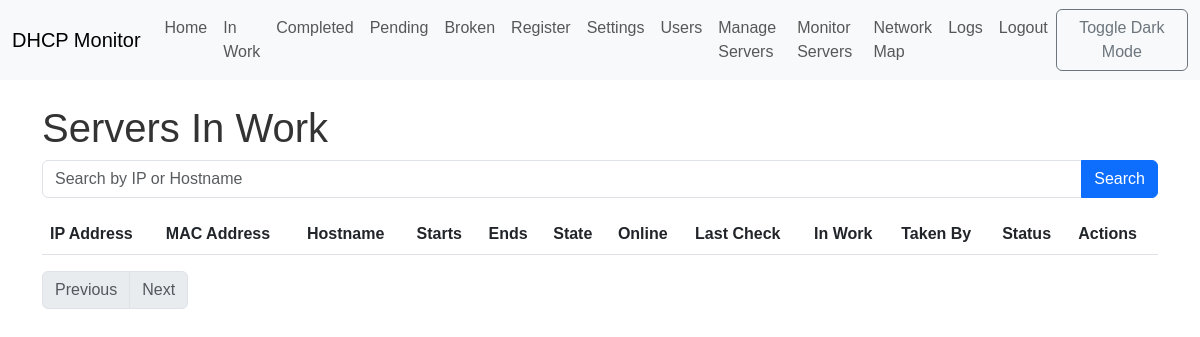
Page /in_work (signed in) on the earlier database version.
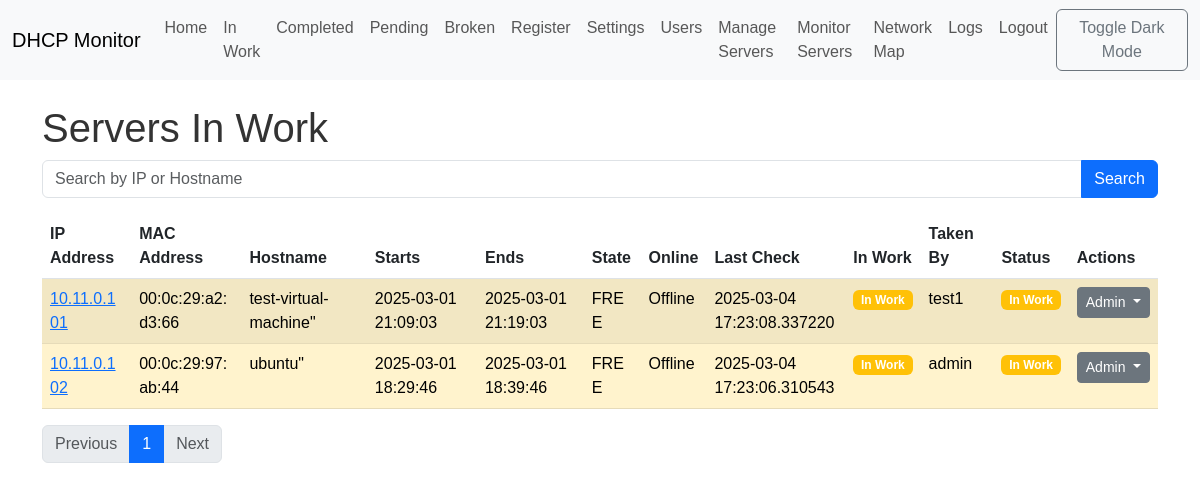
Same page on the later database version.
### app/models.py (models this page shows, shortened)
class Lease(db.Model):
    __tablename__ = 'leases'
    id = db.Column(db.Integer, primary_key=True)
    ip = db.Column(db.String(15), unique=True, index=True, nullable=False)
    mac = db.Column(db.String(17), index=True, nullable=False)
    hostname = db.Column(db.String(255), index=True)
    starts = db.Column(db.DateTime)
    ends = db.Column(db.DateTime)
    binding_state = db.Column(db.String(64), index=True, nullable=False)
    uid = db.Column(db.String(255))
    is_online = db.Column(db.Boolean, default=False)
    last_check = db.Column(db.DateTime)
    in_work = db.Column(db.Boolean, default=False)
    taken_by_id = db.Column(db.Integer, db.ForeignKey('users.id'), index=True)
    status = db.Column(
        db.Enum(LeaseStatus),
        nullable=False,
        server_default=LeaseStatus.ACTIVE
    )
    server_id = db.Column(db.Integer, db.ForeignKey('servers.id'))
    status_history = db.relationship(
        'LeaseStatusHistory',
        backref='lease_obj',
        lazy='dynamic',
        order_by='desc(LeaseStatusHistory.timestamp)',
        overlaps="status_history,lease_obj"  # <-- ДОБАВИТЬ overlaps
    )
    def get_web_interface_url(self):
        return f"http://{self.ip}:8080/admin"

class User(UserMixin, db.Model):
    __tablename__ = 'users'
    id = db.Column(db.Integer, primary_key=True)
    username = db.Column(db.String(64), unique=True, index=True, nullable=False)
    password_hash = db.Column(db.String(128), nullable=False)
    role = db.Column(db.String(64), nullable=False, default='tester')  # 'admin', 'tester'
    first_name = db.Column(db.String(64))
    last_name = db.Column(db.String(64))
    last_seen = db.Column(db.DateTime, default=datetime.utcnow)
    leases = db.relationship('Lease', backref='taken_user', lazy='dynamic', foreign_keys='Lease.taken_by_id')
    groups = db.relationship('Group', secondary=user_groups, lazy='subquery',
                            backref=db.backref('users', lazy=True)) # Связь с группами
    journal_entries = db.relationship('Journal', back_populates='user', lazy='dynamic')

### app/views.py (the view)
@main.route('/in_work')
@login_required
def in_work():
    search_query = request.args.get('q', '')
    page = request.args.get('page', 1, type=int)
    if current_user.role == 'admin':
        leases = get_filtered_leases(status=LeaseStatus.IN_WORK, search_query=search_query, page=page)
    else:
        leases = get_filtered_leases(status=LeaseStatus.IN_WORK, search_query=search_query, user_id=current_user.id,
                                     page=page)
    return render_template('in_work.html', leases=leases, search_query=search_query)

### app/models.py (called while the page is built)
@login_manager.user_loader
def load_user(user_id):
    return User.query.get(int(user_id))

### app/views.py (called while the page is built)
def get_filtered_leases(status=None, search_query='', user_id=None, page=1, per_page=10):
    query = Lease.query
    if status:
        if isinstance(status, list):
            query = query.filter(Lease.status.in_(status))
        else:
            query = query.filter(Lease.status == status)
    if user_id:
        query = query.filter(Lease.taken_by_id == user_id)
    if search_query:
        query = query.filter(
            or_(Lease.ip.contains(search_query), Lease.hostname.contains(search_query))
        )
    return query.order_by(Lease.ip).paginate(page=page, per_page=per_page, error_out=False)

### app/templates/in_work.html
{% extends "base.html" %}
{% block content %}
    <h1>Servers In Work</h1>
    <form action="{{ url_for('main.in_work') }}" method="GET">
        <div class="input-group mb-3">
            <input type="text" class="form-control" placeholder="Search by IP or Hostname" name="q" value="{{ search_query }}">
            <button class="btn btn-primary" type="submit">Search</button>
        </div>
    </form>
    {% include 'leases_table.html' %}
    <nav>
        <ul class="pagination">
            {% if leases.has_prev %}
                <li class="page-item"><a class="page-link" href="{{ url_for('main.in_work', page=leases.prev_num, q=search_query) }}">Previous</a></li>
            {% else %}
                <li class="page-item disabled"><a class="page-link" href="#">Previous</a></li>
            {% endif %}
            {% for page_num in leases.iter_pages() %}
                {% if page_num %}
                    {% if page_num == leases.page %}
                        <li class="page-item active"><a class="page-link" href="#">{{ page_num }}</a></li>
                    {% else %}
                        <li class="page-item"><a class="page-link" href="{{ url_for('main.in_work', page=page_num, q=search_query) }}">{{ page_num }}</a></li>
                    {% endif %}
                {% else %}
                    <li class="page-item disabled"><a class="page-link" href="#">...</a></li>
                {% endif %}
            {% endfor %}
            {% if leases.has_next %}
                <li class="page-item"><a class="page-link" href="{{ url_for('main.in_work', page=leases.next_num, q=search_query) }}">Next</a></li>
            {% else %}
                <li class="page-item disabled"><a class="page-link" href="#">Next</a></li>
            {% endif %}
        </ul>
    </nav>
{% endblock %}

### app/templates/leases_table.html (shortened to what this page needs)
<table class="table table-striped" id="leases-table" data-status="{{ request.path.split('/')[-1] }}" data-url="{{ url_for('main.update_table') }}" data-search-query="{{ search_query }}">
  <thead>
      <tr>
          <th>IP Address</th>
          <th>MAC Address</th>
          <th>Hostname</th>
          <th>Starts</th>
          <th>Ends</th>
          <th>State</th>
          <th>Online</th>
          <th>Last Check</th>
          <th>In Work</th>
          <th>Taken By</th>
          <th>Status</th>
          <th>Actions</th>
      </tr>
  </thead>
  <tbody>
      {% for lease in leases.items %}
      <tr class="{% if lease.status.value == 'in_work' %}table-warning{% elif lease.status.value == 'completed' %}table-success{% elif lease.status.value == 'broken' %}table-danger{% elif lease.status.value == 'pending' %}table-info{% elif lease.status.value == 'active' %}table-primary{% endif %}">
          <td>
              {% if lease.get_web_interface_url() %}
              <a href="{{ lease.get_web_interface_url() }}" target="_blank">{{ lease.ip }}</a>
              {% else %}
              {{ lease.ip }}
              {% endif %}
          </td>
          <td>{{ lease.mac }}</td>
          <td>{{ lease.hostname|d('N/A') }}</td>
          <td>{{ lease.starts|d('N/A') }}</td>
          <td>{{ lease.ends|d('N/A') }}</td>
          <td>{{ lease.binding_state }}</td>
          <td>{{ "Online" if lease.is_online else "Offline" }}</td>
          <td>{{ lease.last_check|d('N/A') }}</td>
          <td>
              {% if lease.in_work %}
              <span class="badge bg-warning">In Work</span>
              {% else %}
              <span class="badge bg-secondary">Not In Work</span>
              {% endif %}
          </td>
          <td>{{ lease.taken_user.username if lease.taken_user else '' }}</td>
         <td>
              {% if lease.status.value == 'completed' %}
              <span class="badge bg-success">Completed</span>
              {% elif lease.status.value == 'in_work' %}
              <span class="badge bg-warning">In Work</span>
              {% elif lease.status.value == 'broken' %}
              <span class="badge bg-danger">Broken</span>
              {% elif lease.status.value == 'pending' %}
              <span class="badge bg-info">Pending</span>
              {% elif lease.status.value == 'active' %}
              <span class="badge bg-primary">Active</span>
              {% else %}
              {{ lease.status.value }}
              {% endif %}
          </td>
          <td>
              {% if current_user.role == 'admin' %}
                  <div class="dropdown">
                      <button class="btn btn-sm btn-secondary dropdown-toggle" type="button" data-bs-toggle="dropdown">
                          Admin
                      </button>
                  </div>
              {% endif %}
          </td>
      </tr>
      {% endfor %}
  </tbody>
</table>

Differences in the rows shown:
now on this page (row edited): Lease: ip "10.11.0.101", mac "00:0c:29:a2:d3:66", hostname|d "test-virtual-machine\"", starts|d "2025-03-01 21:09:03", ends|d "2025-03-01 21:19:03", binding_state "FREE", is_online "Offline", last_check|d "2025-03-04 17:23:08.337220", in_work "In Work", taken_user "test1", status "In Work"
now on this page (row edited): Lease: ip "10.11.0.102", mac "00:0c:29:97:ab:44", hostname|d "ubuntu\"", starts|d "2025-03-01 18:29:46", ends|d "2025-03-01 18:39:46", binding_state "FREE", is_online "Offline", last_check|d "2025-03-04 17:23:06.310543", in_work "In Work", taken_user "admin", status "In Work"
Other differences:
new list line: "1"
